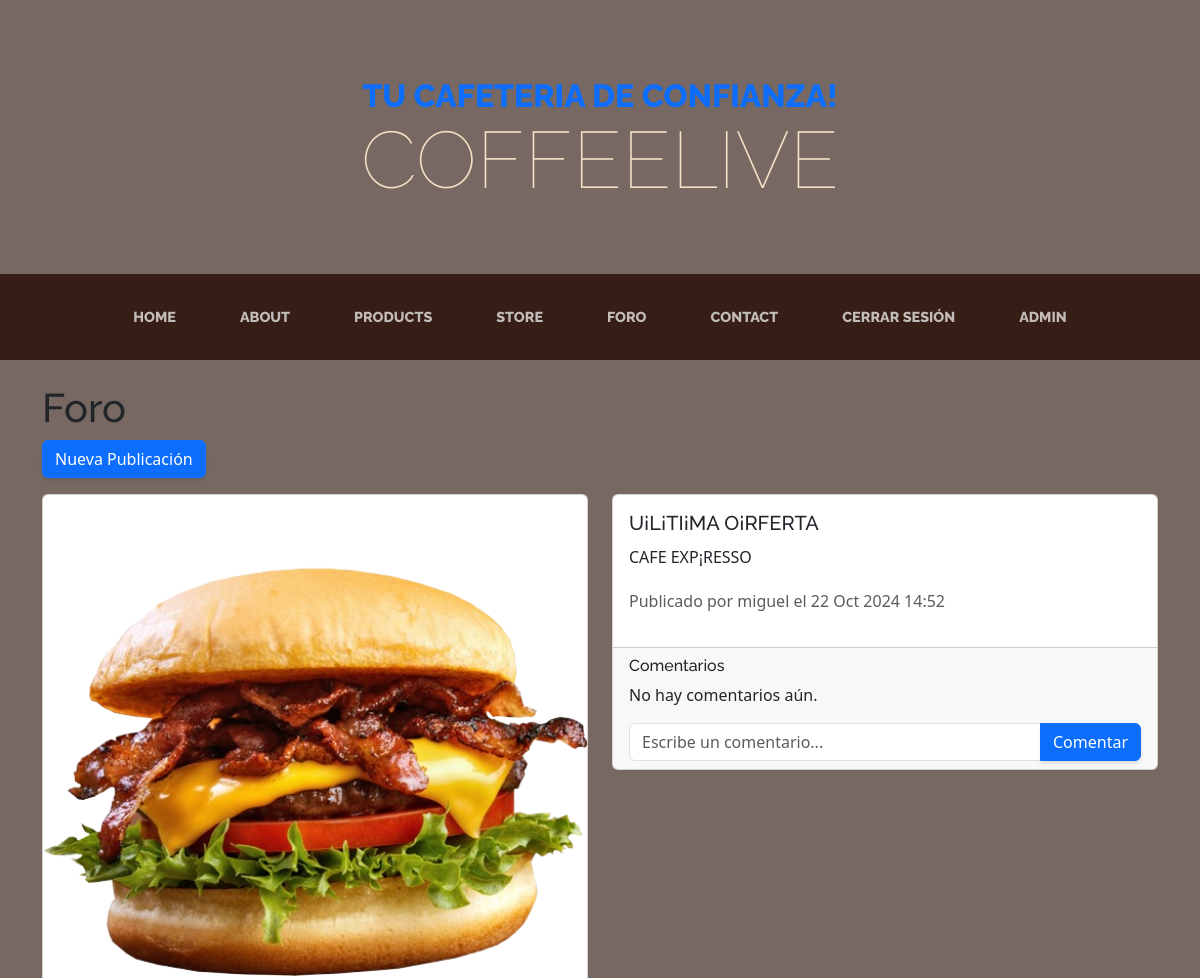
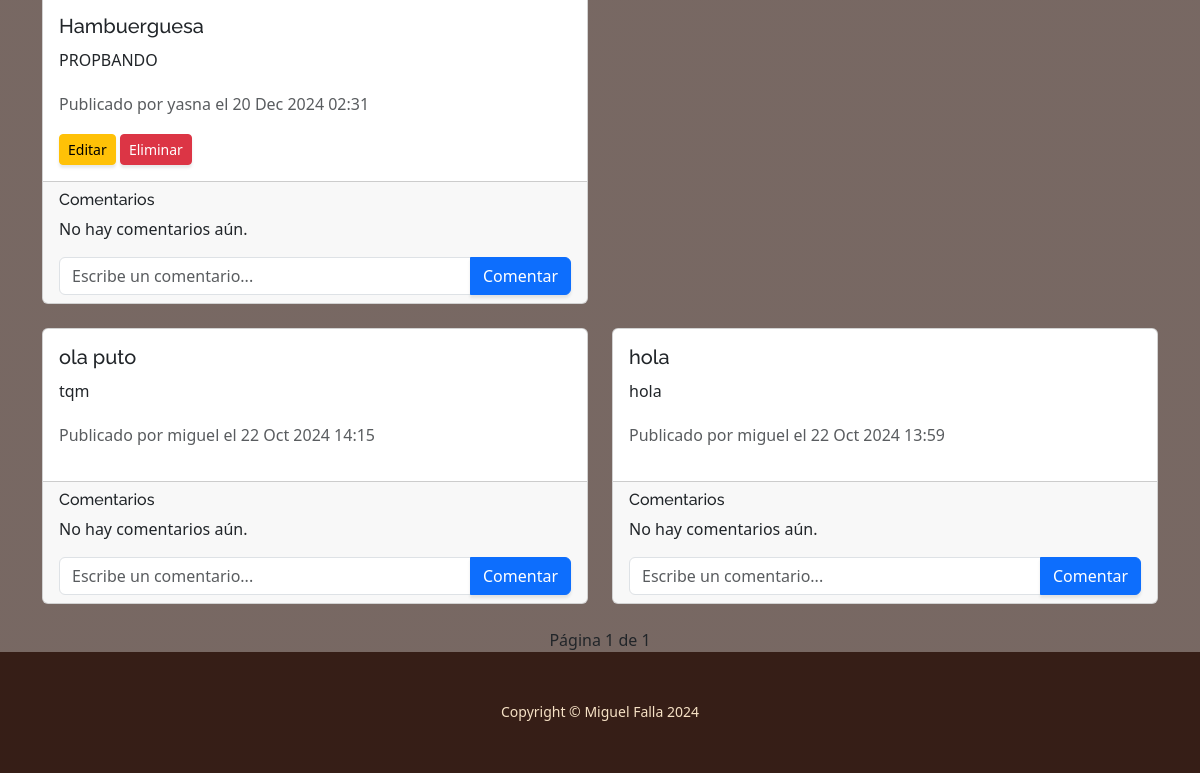
Screenshot of /foro/ (signed in) with the database file from the repository (2 pictures, top to bottom).
### Core/models.py (models this page shows, shortened)
class Publicacion(models.Model):
    titulo = models.CharField(max_length=255)
    contenido = models.TextField()
    autor = models.ForeignKey(User, on_delete=models.CASCADE)
    fecha_creacion = models.DateTimeField(auto_now_add=True)
    imagen = models.ImageField(upload_to='publicaciones/', null=True, blank=True)
    categoria = models.ForeignKey(Categoria, on_delete=models.SET_NULL, null=True, blank=True)

### Core/views.py (the view)
# urls.py: path('foro/', views.foro, name='foro'),
@login_required
def foro(request):
    publicaciones_list = Publicacion.objects.all().order_by('-fecha_creacion')
    paginator = Paginator(publicaciones_list, 10)
    page = request.GET.get('page')
    publicaciones = paginator.get_page(page)
    return render(request, 'Core/foro.html', {'publicaciones': publicaciones})

### Core/templates/Core/Foro.html (shortened to what this page needs)
{% extends 'Core/base.html'%}
{% load static %}
{% load crispy_forms_tags %}
{% block content %}
<div class="container mt-4">
    <h1>Foro</h1>
    <a href="{% url 'crear_publicacion.html' %}" class="btn btn-primary mb-3">Nueva Publicación</a>
    <div class="row">
        {% for publicacion in publicaciones %}
        <div class="col-md-6 mb-4">
            <div class="card">
                {% if publicacion.imagen %}
                <img src="{{ publicacion.imagen.url }}" class="card-img-top" alt="{{ publicacion.titulo }}">
                {% endif %}
                <div class="card-body">
                    <h5 class="card-title">{{ publicacion.titulo }}</h5>
                    <p class="card-text">{{ publicacion.contenido }}</p>
                    <p class="text-muted">
                        Publicado por {{ publicacion.autor.username }}
                        el {{ publicacion.fecha_creacion|date:"d M Y H:i" }}
                    </p>
                    {% if user == publicacion.autor %}
                    <a href="{% url 'editar_publicacion' publicacion.id %}" class="btn btn-warning btn-sm">Editar</a>
                    <form action="{% url 'eliminar_publicacion.html' publicacion.id %}" method="post" style="display:inline;">
                        <button type="submit" class="btn btn-danger btn-sm">Eliminar</button>
                    </form>
                    {% endif %}
                </div>
                <div class="card-footer">
                    <h6>Comentarios</h6>
                    <ul class="list-unstyled">
                        {% for comentario in publicacion.comentario_set.all %}
                        <li>
                            <strong>{{ comentario.autor.username }}</strong>: {{ comentario.contenido }}
                            {% if user == comentario.autor %}
                            <form action="{% url 'eliminar_comentario.html' comentario.id %}" method="post" style="display:inline;">
                                {% csrf_token %}
                                <button type="submit" class="btn btn-link text-danger btn-sm">Eliminar</button>
                            </form>
                            {% endif %}
                        </li>
                        {% empty %}
                        <li>No hay comentarios aún.</li>
                        {% endfor %}
                    </ul>
                    <form action="{% url 'agregar_comentario.html' publicacion.id %}" method="post" class="mt-2">
                        <div class="input-group">
                            <input type="text" name="contenido" class="form-control" placeholder="Escribe un comentario..." required>
                            <button type="submit" class="btn btn-primary">Comentar</button>
                        </div>
                    </form>
                </div>
            </div>
        </div>
        {% endfor %}
    </div>
    <div class="d-flex justify-content-center">
        <span class="mx-2">Página {{ publicaciones.number }} de {{ publicaciones.paginator.num_pages }}</span>
    </div>
</div>
{% endblock %}

### Core/templates/Core/base.html (shortened to what this page needs)
{% load static %}
{% load crispy_forms_tags %}
<!DOCTYPE html>
<html lang="en">
    <head>
        <link href="{% static 'Core/css/style.css' %}" rel="stylesheet" />
        <link href="https://cdn.jsdelivr.net/npm/bootstrap@5.3.2/dist/css/bootstrap.min.css" rel="stylesheet">
    </head>
    <body class='body'>
        <header>
            <h1 class="site-heading text-center text-faded d-none d-lg-block">
                <span class="site-heading-upper text-primary mb-3">Tu Cafeteria De Confianza!</span>
                <span class="site-heading-lower">CoffeeLive</span>
            </h1>
        </header>
        <nav class="navbar navbar-expand-lg navbar-dark py-lg-4" id="mainNav">
            <div class="container">
                <div class="collapse navbar-collapse" id="navbarSupportedContent">
                    <ul class="navbar-nav mx-auto">
                        <li class="nav-item px-lg-4"><a class="nav-link text-uppercase" href="/">Home</a></li>
                        <li class="nav-item px-lg-4"><a class="nav-link text-uppercase" href="/about/">About</a></li>
                        <li class="nav-item px-lg-4"><a class="nav-link text-uppercase" href="/products/">Products</a></li>
                        <li class="nav-item px-lg-4"><a class="nav-link text-uppercase" href="/store/">Store</a></li>
                        <li class="nav-item px-lg-4"><a class="nav-link text-uppercase" href="/foro">Foro</a></li>
                        <li class="nav-item px-lg-4"><a class="nav-link text-uppercase" href="/contact">Contact</a></li>
                        {% if user.is_authenticated %}
                            <li class="nav-item px-lg-4"><a class="nav-link text-uppercase" href="{% url 'logout' %}">Cerrar Sesión</a></li>
                        {% else %}
                            <li class="nav-item px-lg-4"><a class="nav-link text-uppercase" href="{% url 'login' %}">Iniciar Sesión</a></li>
                            <li class="nav-item px-lg-4"><a class="nav-link text-uppercase" href="{% url 'register.html' %}">Registrarse</a></li>
                        {% endif %}
                        <li class="nav-item px-lg-4"><a class="nav-link text-uppercase" href="/admin/">Admin</a></li>
                    </ul>
                </div>
            </div>
        </nav>
        {% block content %}
        {% endblock content %}
        <footer class="footer text-faded text-center py-5">
            <div class="container"><p class="m-0 small">Copyright &copy; Miguel Falla 2024</p></div>
        </footer>
    </body>
</html>

### rows the page displays
Publicacion: imagen (picture), titulo "Hambuerguesa", contenido "PROPBANDO", autor.username "yasna", fecha_creacion "20 Dec 2024 02:31", shows "Editar"
Publicacion: titulo "U¡L¡TI¡MA O¡RFERTA", contenido "CAFE EXP¡RESSO", autor.username "miguel", fecha_creacion "22 Oct 2024 14:52"
Publicacion: titulo "ola puto", contenido "tqm", autor.username "miguel", fecha_creacion "22 Oct 2024 14:15"
Publicacion: titulo "hola", contenido "hola", autor.username "miguel", fecha_creacion "22 Oct 2024 13:59"

### other values shown
{{ publicaciones.number }} "1"
{{ publicaciones.paginator.num_pages }} "1"
